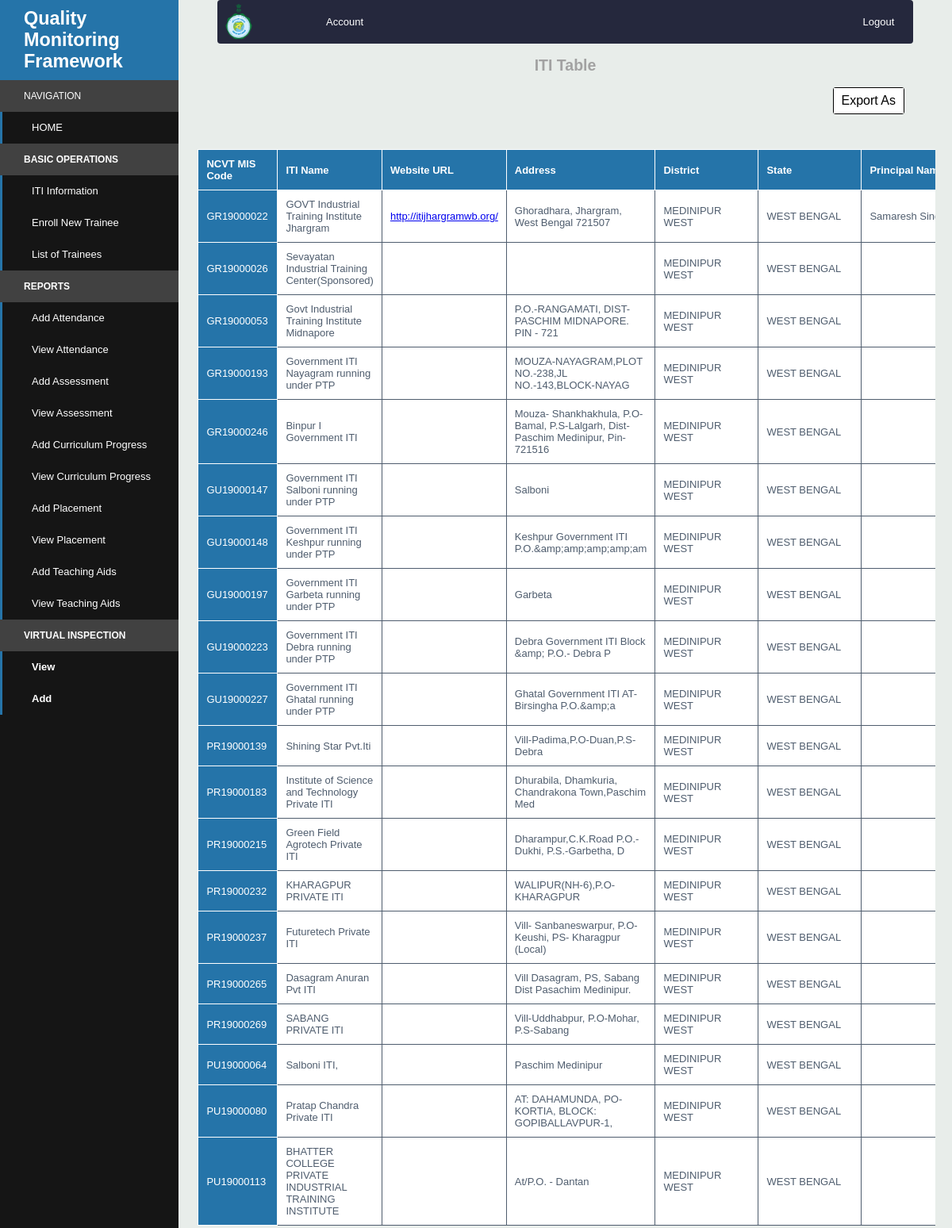
/iti_spoc/iti/iti_display.php, run on the app's committed database.
### tables this page shows
CREATE TABLE `iti` (
  `NCVT_MIS_code` varchar(32) NOT NULL,
  `ITI_name` tinytext NOT NULL,
  `website_URL` varchar(50) NOT NULL,
  `address` varchar(200) NOT NULL,
  `district` varchar(30) NOT NULL,
  `state` varchar(20) NOT NULL,
  `principal_name` varchar(50) NOT NULL,
  `contact_number` varchar(13) NOT NULL,
  `email_id` varchar(50) NOT NULL,
  `running_status` varchar(8) NOT NULL,
  `ITI_grading` varchar(20) NOT NULL,
  `password` varchar(32) NOT NULL
);

### htdocs/iti_spoc/config.php (called while the page is built, shortened)
<?php
$id=$_SESSION['id'];
?>

### htdocs/iti_spoc/iti/iti_display.php (the view, shortened to what this page needs)
<?php include '../config.php';?>
<!DOCTYPE html>
<html lang="en" dir="ltr">
<head>
    <link rel="stylesheet" type="text/css" href="../css/style.css">
    <link rel="stylesheet" type="text/css" href="../css/table.css">
</head>
<body>
<?php include '../components/sidebar.php';?>
<div class="content-container">
    <?php include '../components/navbar.php';?>
    <h2 align="center" style="color: #a2a2a2; font-weight: bold;">ITI Table</h2>
        <div style="position: absolute; right: 5%; margin-bottom: 5%;" class="dropdown">
            <button class="dropbtn">Export As</button>
        </div>
        <br>
        <br><br><br><br>
    <div class="table-container">
        <div class="table-horizontal-container">
            <table class="unfixed-table">
                <thead>
                <tr>
                    <th>NCVT MIS Code</th><th>ITI Name</th><th>Website URL</th>
                    <th>Address</th><th>District</th><th>State</th>
                    <th>Principal Name</th><th>Contact Number</th><th>Email Id</th>
                </tr>
                </thead>
                <tbody>
                <?php
                $sql="SELECT * FROM `iti`";
                $result=mysqli_query($db_ref,$sql) or die(mysqli_error($db_ref));
                while($data=mysqli_fetch_array($result))
                {
                ?>
                <tr>
                    <td><?php echo $data['NCVT_MIS_code']; ?></td>
                    <td><?php echo $data['ITI_name']; ?></td>
                    <td><a href=<?php echo $data['website_URL']?> target="_blank"><?php echo $data['website_URL']; ?></a></td>
                    <td><?php echo $data['address']; ?></td>
                    <td><?php echo $data['district']; ?></td>
                    <td><?php echo $data['state']; ?></td>
                    <td><?php echo $data['principal_name']; ?></td>
                </tr>
                </tbody>
                <?php
                }
                ?>
            </table>
        </div>
    </div>
    </div>
</body>
</html>

### htdocs/iti_spoc/components/sidebar.php (shortened to what this page needs)
<!DOCTYPE html>
<html lang="en" dir="ltr">
<head>
</head>
<body style="margin: 0;">
<div class="sidebar-container">
    <div class="sidebar-logo">
        <h3 style="margin: 0; color: white;">Quality Monitoring Framework</h3>
    </div>
    <ul style="" class="sidebar-navigation">
        <li class="header">Navigation</li>
        <li>
            <a style="" href="/iti_spoc/dashboard.php">
                <i class="fa fa-home" aria-hidden="true"></i>HOME
            </a>
        </li>
        <li style="font-weight: bold;" class="header">BASIC OPERATIONS</li>
        <li>
            <a href="/iti_spoc/iti/iti_edit.php?NCVT_MIS_code=<?php echo $id; ?>">
                <i class="fa fa-tachometer" aria-hidden="true"></i> ITI Information
          </a>
        </li>
        <li>
            <a href="/iti_spoc/trainee/trainee.php">
                <i class="fa fa-tachometer" aria-hidden="true"></i> Enroll New Trainee
            </a>
        </li>
        <li>
            <a href="/iti_spoc/trainee/trainee_display.php">
                <i class="fa fa-tachometer" aria-hidden="true"></i> List of Trainees
            </a>
        </li>
        <li style="font-weight: bold;" class="header">REPORTS</li>
         <li>
            <a href="/iti_spoc/reports/add_attendance.php">
                <i class="fa fa-tachometer" aria-hidden="true"></i> Add Attendance
          </a>
        </li>
        <li>
            <a href="/iti_spoc/reports/attendance.php">
                <i class="fa fa-tachometer" aria-hidden="true"></i> View Attendance
          </a>
        </li>
        <li>
            <a href="/iti_spoc/reports/add_assessment.php">
                <i class="fa fa-tachometer" aria-hidden="true"></i> Add Assessment
          </a>
        </li>
        <li>
            <a href="/iti_spoc/reports/assessment.php">
                <i class="fa fa-tachometer" aria-hidden="true"></i> View Assessment
            </a>
        </li>
        <li>
            <a href="/iti_spoc/reports/add_course_progress.php">
                <i class="fa fa-tachometer" aria-hidden="true"></i> Add Curriculum Progress
          </a>
        </li>
        <li>
            <a href="/iti_spoc/reports/course_progress.php">
                <i class="fa fa-tachometer" aria-hidden="true"></i> View Curriculum Progress
          </a>
        </li>
        <li>
            <a href="/iti_spoc/reports/add_placement.php">
                <i class="fa fa-tachometer" aria-hidden="true"></i> Add Placement
          </a>
        </li>
        <li>
            <a href="/iti_spoc/reports/placement.php">
                <i class="fa fa-tachometer" aria-hidden="true"></i> View Placement
            </a>
        </li>
        <li>
            <a href="/iti_spoc/reports/add_teaching_aids.php">
                <i class="fa fa-tachometer" aria-hidden="true"></i> Add Teaching Aids
          </a>
        </li>
        <li>
            <a href="/iti_spoc/reports/teaching_aids.php">
                <i class="fa fa-tachometer" aria-hidden="true"></i> View Teaching Aids
            </a>
        </li>
      <li style="font-weight: bold;" class="header">VIRTUAL INSPECTION</li>
        <li>
            <a style="font-weight: bold;" href="/iti_spoc/virtual_inspection/virtual_inspection.php">
                <i class="fa fa-tachometer" aria-hidden="true"></i> View
            </a>
        </li>
        <li>
            <a style="font-weight: bold;" href="/iti_spoc/virtual_inspection/add_virtual_inspection.php">
                <i class="fa fa-tachometer" aria-hidden="true"></i> Add
            </a>
        </li>
</div>
</body>
</html>

### htdocs/iti_spoc/components/navbar.php (shortened to what this page needs)
<!DOCTYPE html>
<html lang="en" dir="ltr">
<head>
</head>
<body>
    <nav class="navbar">
        <ul>
            <li><img src="/iti_spoc/img/picture.png"></li>
            <li style="margin-left: 15px;"><a href="/iti_spoc/user/registration_edit.php">Account</a></li>
            <li><a href="/iti_spoc/logout.php">Logout</a></li>
        </ul>
    </nav>
</body>
</html>

### htdocs/iti_spoc/css/style.css (style rules this page uses)
body { font-family: "PT Sans", sans-serif; font-size: 13px; font-weight: 400; color: #4f5d6e; background: #e8edea; }
.sidebar-container { position: fixed; width: 225px; height: 100%; left: 0; overflow-x: hidden; overflow-y: auto; background: #151515; color: #fff; }
.sidebar-logo { padding: 10px 15px 10px 30px; font-size: 20px; background-color: #2574a9; }
.sidebar-navigation { padding: 0; margin: 0; list-style-type: none; position: relative; }
.sidebar-navigation li { background-color: transparent; position: relative; display: inline-block; width: 100%; line-height: 20px; }
.sidebar-navigation li a { text-decoration: none; padding: 10px 15px 10px 30px; display: block; color: #fff; }
.sidebar-navigation li::before { background-color: #2574a9; position: absolute; content: ""; height: 100%; left: 0; top: 0; -webkit-transition: width 0.2s ease-in; transition: width 0.2s ease-in; width: 3px; z-index: -1; }
.sidebar-navigation .header { font-size: 12px; text-transform: uppercase; background-color: #ffffff30; padding: 10px 15px 10px 30px; }
.sidebar-navigation .header::before { background-color: transparent; }
.content-container { padding-left: 225px; }
.navbar ul { font-family: "Hind", sans-serif; border-radius: 4px; list-style-type: none; margin: 0 5% 0; padding: 0; overflow: hidden; background-color: #25283d; }
.navbar img { height: 45px; margin: 5px 10px 0 10px; border-radius: 50%; }
.navbar li:first-child { float: left; width: 80px; transition: background-color 0.5s ease; }
.navbar li { float: left; width: 15%; transition: background-color 0.5s ease; }
.navbar li:last-child { float: right; width: 10%; }
.navbar li a { display: flex; flex-direction: column; align-items: center; justify-content: center; flex: 1; color: #ffffff; text-decoration: none; padding: 20px; position: relative; }
.dropbtn { background-color: #ffffff; color: #000000; padding: 7px 10px; font-size: medium; border: none; cursor: pointer; }
.dropdown { display: inline-block; border: 0.5px solid black; border-radius: 3px; }

### htdocs/iti_spoc/css/table.css (style rules this page uses)
table { border-collapse: collapse; }
td, th { border: 1px solid; padding: 10px; min-width: 130px; background: white; box-sizing: border-box; text-align: left; transition: background-color 0.7s; }
.table-container { margin: auto auto; padding: 3px; position: relative; max-width: 95%; overflow-x: scroll; }
thead th { color: white; position: -webkit-sticky; position: sticky; top: 0; z-index: 2; background: #2574a9; }
thead th:first-child { left: 0; z-index: 3; }
tbody { max-height: 45%; overflow-x: scroll; }
tr> :first-child { color: white; position: -webkit-sticky; position: sticky; background: #2574a9; left: 0; min-width: 100px; transition: background-color 0.3s ease-out, color 0.3s ease-in-out; }

### data on the page
iti: NCVT_MIS_code "GR19000022", ITI_name "GOVT Industrial Training Institute Jhargram", website_URL "http://itijhargramwb.org/", address "Ghoradhara, Jhargram, West Bengal 721507", district "MEDINIPUR WEST", state "WEST BENGAL", principal_name "Samaresh…"
iti: NCVT_MIS_code "GR19000026", ITI_name "Sevayatan Industrial Training Center(Sponsored)", district "MEDINIPUR WEST", state "WEST BENGAL"
iti: NCVT_MIS_code "GR19000053", ITI_name "Govt Industrial Training Institute Midnapore", address "P.O.-RANGAMATI, DIST-PASCHIM MIDNAPORE. PIN - 721", district "MEDINIPUR WEST", state "WEST BENGAL"
iti: NCVT_MIS_code "GR19000193", ITI_name "Government ITI Nayagram running under PTP", address "MOUZA-NAYAGRAM,PLOT NO.-238,JL NO.-143,BLOCK-NAYAG", district "MEDINIPUR WEST", state "WEST BENGAL"
iti: NCVT_MIS_code "GR19000246", ITI_name "Binpur I Government ITI", address "Mouza- Shankhakhula, P.O-Bamal, P.S-Lalgarh, Dist- Paschim Medinipur, Pin-721516", district "MEDINIPUR WEST", state "WEST BENGAL"
iti: NCVT_MIS_code "GU19000147", ITI_name "Government ITI Salboni running under PTP", address "Salboni", district "MEDINIPUR WEST", state "WEST BENGAL"
iti: NCVT_MIS_code "GU19000148", ITI_name "Government ITI Keshpur running under PTP", address "Keshpur Government ITI P.O.&amp;amp;amp;amp;am", district "MEDINIPUR WEST", state "WEST BENGAL"
iti: NCVT_MIS_code "GU19000197", ITI_name "Government ITI Garbeta running under PTP", address "Garbeta", district "MEDINIPUR WEST", state "WEST BENGAL"
iti: NCVT_MIS_code "GU19000223", ITI_name "Government ITI Debra running under PTP", address "Debra Government ITI Block &amp; P.O.- Debra P", district "MEDINIPUR WEST", state "WEST BENGAL"
iti: NCVT_MIS_code "GU19000227", ITI_name "Government ITI Ghatal running under PTP", address "Ghatal Government ITI AT- Birsingha P.O.&amp;a", district "MEDINIPUR WEST", state "WEST BENGAL"
iti: NCVT_MIS_code "PR19000139", ITI_name "Shining Star Pvt.Iti", address "Vill-Padima,P.O-Duan,P.S-Debra", district "MEDINIPUR WEST", state "WEST BENGAL"
iti: NCVT_MIS_code "PR19000183", ITI_name "Institute of Science and Technology Private ITI", address "Dhurabila, Dhamkuria, Chandrakona Town,Paschim Med", district "MEDINIPUR WEST", state "WEST BENGAL"
iti: NCVT_MIS_code "PR19000215", ITI_name "Green Field Agrotech Private ITI", address "Dharampur,C.K.Road P.O.-Dukhi, P.S.-Garbetha, D", district "MEDINIPUR WEST", state "WEST BENGAL"
iti: NCVT_MIS_code "PR19000232", ITI_name "KHARAGPUR PRIVATE ITI", address "WALIPUR(NH-6),P.O-KHARAGPUR", district "MEDINIPUR WEST", state "WEST BENGAL"
iti: NCVT_MIS_code "PR19000237", ITI_name "Futuretech Private ITI", address "Vill- Sanbaneswarpur, P.O- Keushi, PS- Kharagpur (Local)", district "MEDINIPUR WEST", state "WEST BENGAL"
iti: NCVT_MIS_code "PR19000265", ITI_name "Dasagram Anuran Pvt ITI", address "Vill Dasagram, PS, Sabang Dist Pasachim Medinipur.", district "MEDINIPUR WEST", state "WEST BENGAL"
iti: NCVT_MIS_code "PR19000269", ITI_name "SABANG PRIVATE ITI", address "Vill-Uddhabpur, P.O-Mohar, P.S-Sabang", district "MEDINIPUR WEST", state "WEST BENGAL"
iti: NCVT_MIS_code "PU19000064", ITI_name "Salboni ITI,", address "Paschim Medinipur", district "MEDINIPUR WEST", state "WEST BENGAL"
iti: NCVT_MIS_code "PU19000080", ITI_name "Pratap Chandra Private ITI", address "AT: DAHAMUNDA, PO- KORTIA, BLOCK: GOPIBALLAVPUR-1,", district "MEDINIPUR WEST", state "WEST BENGAL"
iti: NCVT_MIS_code "PU19000113", ITI_name "BHATTER COLLEGE PRIVATE INDUSTRIAL TRAINING INSTITUTE", address "At/P.O. - Dantan", district "MEDINIPUR WEST", state "WEST BENGAL"
